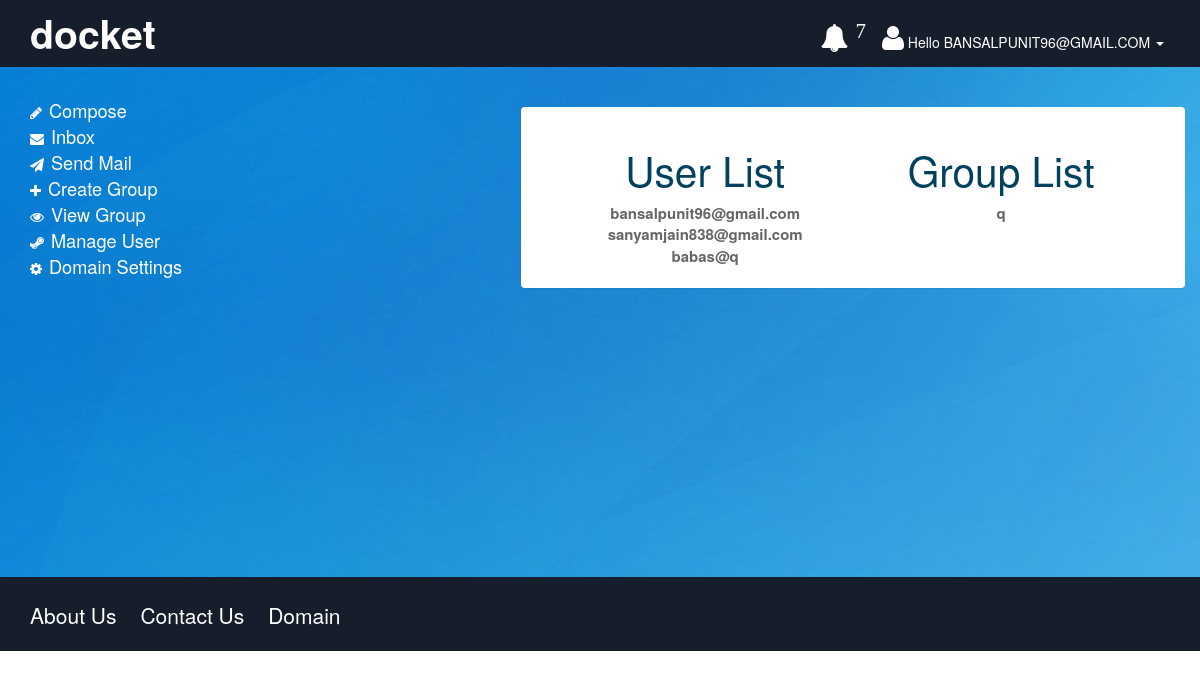
/domainhome.php (signed in), run on the app's committed database.
### tables this page shows
CREATE TABLE `info` (
  `id` int(10) NOT NULL,
  `password` varchar(50) NOT NULL,
  `position` varchar(50) NOT NULL,
  `domain` varchar(50) NOT NULL,
  `email` varchar(50) NOT NULL,
  `mobile` varchar(20) NOT NULL
);

CREATE TABLE `group_title` (
  `group_name` varchar(50) NOT NULL,
  `group_leader` varchar(50) NOT NULL,
  `group_domain` varchar(50) NOT NULL,
  `id` int(50) NOT NULL,
  `group_desc` varchar(500) NOT NULL,
  `group_id` int(10) NOT NULL
);

### domainhome.php (the view, shortened to what this page needs)
<?php
$user = $_SESSION['username'];
?>
<!DOCTYPE html>
<html lang="en">
<head>
	<link rel="stylesheet" type="text/css" href="css/style.css">
	<link rel="stylesheet" type="text/css" href="css/domain_style.css">
	<link rel="stylesheet" type="text/css" href="css/bootstrap.css">
	<link rel="stylesheet" type="text/css" href="css/bootstrap.min.css">
	<link rel="stylesheet" type="text/css" href="fonts/font-awesome/css/font-awesome.css">
</head>
<body>
<div class="header">
		<div class="container">
			<div class="col-md-3 title">
				<a href="index.php">docket</a>
			</div>
			<div class="col-md-5"></div>
			<div class="col-md-4 noti">
				<div class="dropdown inline">
					  <button class="notibutton  dropdown-toggle" type="button" data-toggle="dropdown">
					  	<me class="fa fa-bell fa-2x" aria-hidden="true">
					  		<sup>
					  			<?php
					  				$count = 0;
					  				$sql = "SELECT * FROM messaging WHERE to_receiver = '$user' AND opened = 0";
					  				$result = mysql_query($sql);
					  				while ($db_field = mysql_fetch_assoc($result)) {
										$count = $count + 1;
									}
										echo $count ;
								?>
					  		</sup>
					  	</me>
					  </button>
				</div>
				<div class="dropdown inline">
					  <button class="notibutton dropdown-toggle" type="button" data-toggle="dropdown">
					  <i class="fa fa-user fa-2x" aria-hidden="true"></i>
					   Hello <?php print strtoupper($user); ?>
					  <span class="caret"></span></button>
					</div>
			</div>
		</div>
	</div>
<div class="main">
<div class="container">
	<div class="col-md-3 domainbar" >
		<i class="fa fa-pencil " aria-hidden="true"></i>
		<a href="domain_compose.php" style="color:#fff"> Compose</a>
	<br>
		<i class="fa fa-envelope " aria-hidden="true"></i>
		<a href="domain_inbox.php" style="color:#fff"> Inbox</a>
	<br>
		<i class="fa fa-send " aria-hidden="true"></i>
		<a href="domain_send.php" style="color:#fff"> Send Mail</a>
	<br>
		<i class="fa fa-plus " aria-hidden="true"></i>
		<a href="group_create.php" style="color:#fff"> Create Group</a>
	<br>
		<i class="fa fa-eye" aria-hidden="true"></i>
		<a href="domain_view_group.php" style="color:#fff">View Group</a>
	<br>
		<i class="fa fa-steam" aria-hidden="true"></i>
		<a href="domain_manage_user.php" style="color:#fff">Manage User</a>
	<br>
		<i class="fa fa-cog" aria-hidden="true"></i>
		<a href="domain_manage_setting.php" style="color:#fff">Domain Settings</a>
	</div>
	<div class="col-md-9 domain_form">
    	<div class="row ">
			<div class="col-md-9 col-md-offset-3">
				<div class="panel panel-login">
					<div class="panel-heading">
						<div class="col-md-6">
							<h2>User List</h2>
							<?php
								$SQL = "SELECT * FROM domain WHERE d_email='$user'";
							 	$result = mysql_query($SQL);
								while ($db_field = mysql_fetch_assoc($result)) {
									$domain = $db_field['d_id'];
									$SQL = "SELECT * FROM info WHERE domain='$domain'";
									$result = mysql_query($SQL);
									while ($db_field = mysql_fetch_assoc($result)) {
										$a = $db_field['email'];
										echo '<a href="viewuser.php?key='.$a.'">'.$a.'</a><br>';
								}}
							?>
						</div>
						<div class="col-md-6">
							<h2>Group List</h2>
							<?php
								$SQL = "SELECT * FROM domain WHERE d_email='$user' ";
							 	$result = mysql_query($SQL);
								while ($db_field = mysql_fetch_assoc($result)) {
									$domain = $db_field['d_id'];
									$SQL = "SELECT * FROM group_title WHERE group_domain='$domain'";
									$result = mysql_query($SQL);
									while ($db_field = mysql_fetch_assoc($result)) {
										$a = $db_field['group_name'];
										$b = $db_field['group_id'];
										echo '<a href="viewgroup.php?key='.$b.'">'.$a.'</a><br>';
								}}
							?>
						</div>
					</div>
					<div class="clearfix"></div>
				</div>
			</div>
		</div>
	</div>
</div>
</div>
	<div class="footer">
		<div class="container">
		<div class="col-md-8 foot">
			<ul>
				<li><a href="#">About Us</a></li>
				<li><a href="#">Contact Us</a></li>
				<li><a href="#">Domain</a></li>
			</ul>
		</div>
		</div>
	</div>
</body>
</html>

### css/style.css (style rules this page uses)
body { margin: 0; padding: 0; font-family: "Century Gothic",Arial, Helvetica, sans-serif; font-size: 100%; background:#fff; }
a { color: #fff }
h2 { color: #fff }
.main { margin: 0px; background: url(../images/header_img.jpg) ; width: 100%; min-height: 510px; }
.header { margin: 0px; padding: 10px 0px 10px 0px ; color: #fff; background: #161e2c }
.title a { text-align: left; color: #fff; font-size: 2.8em; font-weight: 600; padding: 0 ; line-height: 1.2em }
.noti { text-align: right; padding-top:13px }
.notibutton { background: none; outline: none; border: none; }
.inline { display: inline; }
.footer { margin: 0px; padding: 0px; background: #161e2c; width: 100%; min-height: 74px; text-align: left; padding-top: 23px }
.foot { padding: 0px }
.foot ul { margin: 0; padding: 0 }
.foot ul li { display: inline; list-style: none; padding: 20px; padding-left: 0px }
.foot ul li a { color: #fff; font-size: 1.5em }

### css/domain_style.css (style rules this page uses)
.domain_form { margin-top: 40px }
.domainbar { padding: 20px; padding-left: 0px; margin-top: 10px; color: #fff }
.domainbar a { font-size: 1.3em; margin: 10px; margin-left: 3px }
.panel-login { padding: 20px; padding-top: 10px; border-color: #ccc; -webkit-box-shadow: 0px 2px 3px 0px rgba(0,0,0,0.2); -moz-box-shadow: 0px 2px 3px 0px rgba(0,0,0,0.2); box-shadow: 0px 2px 3px 0px rgba(0,0,0,0.2); }
.panel-login>.panel-heading { color: #00415d; background-color: #fff; border-color: #fff; text-align:center; }
.panel-login>.panel-heading a { text-decoration: none; color: #666; font-weight: bold; font-size: 15px; -webkit-transition: all 0.1s linear; -moz-transition: all 0.1s linear; transition: all 0.1s linear; }
.panel-heading h2 { font-size: 2.9em }

### data on the page
info: email "bansalpunit96@gmail.com"
info: email "sanyamjain838@gmail.com"
info: email "babas@q"
group_title: group_name "q"

### other printed values
$count "7"
$user "BANSALPUNIT96@GMAIL.COM"
